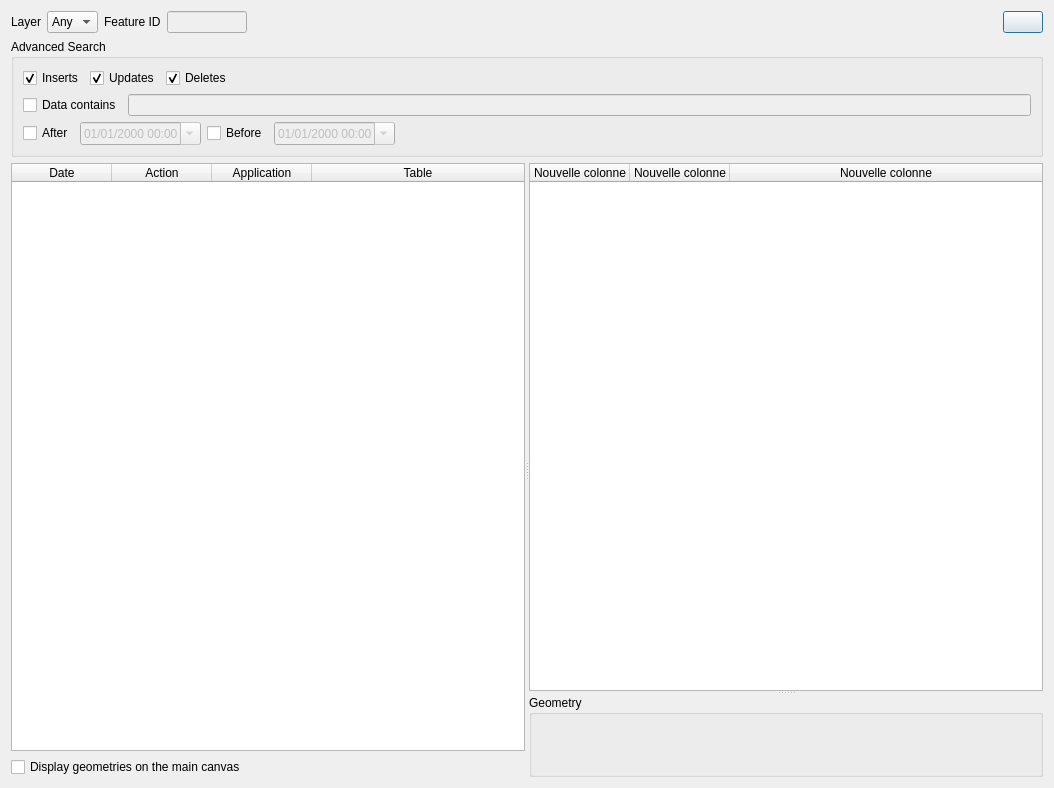
<?xml version="1.0" encoding="UTF-8"?>
<ui version="4.0">
 <class>Dialog</class>
 <widget class="QDialog" name="Dialog">
  <property name="geometry">
   <rect>
    <x>0</x>
    <y>0</y>
    <width>1054</width>
    <height>788</height>
   </rect>
  </property>
  <property name="windowTitle">
   <string>Logged events</string>
  </property>
  <layout class="QVBoxLayout" name="verticalLayout_3">
   <item>
    <layout class="QHBoxLayout" name="horizontalLayout">
     <item>
      <widget class="QLabel" name="label">
       <property name="text">
        <string>Layer</string>
       </property>
      </widget>
     </item>
     <item>
      <widget class="QComboBox" name="layerCombo">
       <item>
        <property name="text">
         <string>Any</string>
        </property>
       </item>
      </widget>
     </item>
     <item>
      <widget class="QLabel" name="label_2">
       <property name="text">
        <string>Feature ID</string>
       </property>
      </widget>
     </item>
     <item>
      <widget class="QLineEdit" name="idEdit">
       <property name="enabled">
        <bool>false</bool>
       </property>
       <property name="maximumSize">
        <size>
         <width>80</width>
         <height>16777215</height>
        </size>
       </property>
      </widget>
     </item>
     <item>
      <spacer name="horizontalSpacer">
       <property name="orientation">
        <enum>Qt::Horizontal</enum>
       </property>
       <property name="sizeHint" stdset="0">
        <size>
         <width>40</width>
         <height>20</height>
        </size>
       </property>
      </spacer>
     </item>
     <item>
      <widget class="QPushButton" name="searchButton">
       <property name="text">
        <string/>
       </property>
       <property name="icon">
        <iconset>
         <normaloff>icons/mActionFilter2.svg</normaloff>icons/mActionFilter2.svg</iconset>
       </property>
      </widget>
     </item>
    </layout>
   </item>
   <item>
    <widget class="QgsCollapsibleGroupBoxBasic" name="advancedGroup">
     <property name="sizePolicy">
      <sizepolicy hsizetype="Preferred" vsizetype="Fixed">
       <horstretch>0</horstretch>
       <verstretch>0</verstretch>
      </sizepolicy>
     </property>
     <property name="title">
      <string>Advanced Search</string>
     </property>
     <layout class="QVBoxLayout" name="verticalLayout_2">
      <item>
       <layout class="QHBoxLayout" name="horizontalLayout_2">
        <item>
         <widget class="QCheckBox" name="insertsChck">
          <property name="text">
           <string>Inserts</string>
          </property>
          <property name="checked">
           <bool>true</bool>
          </property>
         </widget>
        </item>
        <item>
         <widget class="QCheckBox" name="updatesChck">
          <property name="text">
           <string>Updates</string>
          </property>
          <property name="checked">
           <bool>true</bool>
          </property>
         </widget>
        </item>
        <item>
         <widget class="QCheckBox" name="deletesChck">
          <property name="text">
           <string>Deletes</string>
          </property>
          <property name="checked">
           <bool>true</bool>
          </property>
         </widget>
        </item>
        <item>
         <spacer name="horizontalSpacer_2">
          <property name="orientation">
           <enum>Qt::Horizontal</enum>
          </property>
          <property name="sizeHint" stdset="0">
           <size>
            <width>40</width>
            <height>20</height>
           </size>
          </property>
         </spacer>
        </item>
       </layout>
      </item>
      <item>
       <layout class="QHBoxLayout" name="horizontalLayout_3">
        <item>
         <widget class="QCheckBox" name="dataChck">
          <property name="text">
           <string>Data contains</string>
          </property>
         </widget>
        </item>
        <item>
         <widget class="QLineEdit" name="dataEdit">
          <property name="enabled">
           <bool>false</bool>
          </property>
         </widget>
        </item>
       </layout>
      </item>
      <item>
       <layout class="QHBoxLayout" name="horizontalLayout_4">
        <item>
         <widget class="QCheckBox" name="afterChck">
          <property name="text">
           <string>After</string>
          </property>
         </widget>
        </item>
        <item>
         <widget class="QDateTimeEdit" name="afterDt">
          <property name="enabled">
           <bool>false</bool>
          </property>
          <property name="displayFormat">
           <string>dd/MM/yyyy HH:mm</string>
          </property>
          <property name="calendarPopup">
           <bool>true</bool>
          </property>
         </widget>
        </item>
        <item>
         <widget class="QCheckBox" name="beforeChck">
          <property name="text">
           <string>Before</string>
          </property>
         </widget>
        </item>
        <item>
         <widget class="QDateTimeEdit" name="beforeDt">
          <property name="enabled">
           <bool>false</bool>
          </property>
          <property name="displayFormat">
           <string>dd/MM/yyyy HH:mm</string>
          </property>
          <property name="calendarPopup">
           <bool>true</bool>
          </property>
         </widget>
        </item>
        <item>
         <spacer name="horizontalSpacer_3">
          <property name="orientation">
           <enum>Qt::Horizontal</enum>
          </property>
          <property name="sizeHint" stdset="0">
           <size>
            <width>40</width>
            <height>20</height>
           </size>
          </property>
         </spacer>
        </item>
       </layout>
      </item>
     </layout>
    </widget>
   </item>
   <item>
    <widget class="QSplitter" name="hsplitter">
     <property name="orientation">
      <enum>Qt::Horizontal</enum>
     </property>
     <widget class="QWidget" name="layoutWidget">
      <layout class="QVBoxLayout" name="verticalLayout">
       <item>
        <widget class="QTableWidget" name="eventTable">
         <property name="editTriggers">
          <set>QAbstractItemView::NoEditTriggers</set>
         </property>
         <property name="selectionMode">
          <enum>QAbstractItemView::SingleSelection</enum>
         </property>
         <property name="selectionBehavior">
          <enum>QAbstractItemView::SelectRows</enum>
         </property>
         <property name="sortingEnabled">
          <bool>true</bool>
         </property>
         <attribute name="horizontalHeaderStretchLastSection">
          <bool>true</bool>
         </attribute>
         <attribute name="verticalHeaderVisible">
          <bool>false</bool>
         </attribute>
         <column>
          <property name="text">
           <string>Date</string>
          </property>
         </column>
         <column>
          <property name="text">
           <string>Action</string>
          </property>
         </column>
         <column>
          <property name="text">
           <string>Application</string>
          </property>
         </column>
         <column>
          <property name="text">
           <string>Table</string>
          </property>
         </column>
        </widget>
       </item>
       <item>
        <widget class="QCheckBox" name="onMainCanvas">
         <property name="text">
          <string>Display geometries on the main canvas</string>
         </property>
        </widget>
       </item>
      </layout>
     </widget>
     <widget class="QSplitter" name="vsplitter">
      <property name="orientation">
       <enum>Qt::Vertical</enum>
      </property>
      <widget class="QTableWidget" name="dataTable">
       <property name="editTriggers">
        <set>QAbstractItemView::NoEditTriggers</set>
       </property>
       <property name="sortingEnabled">
        <bool>true</bool>
       </property>
       <attribute name="horizontalHeaderStretchLastSection">
        <bool>true</bool>
       </attribute>
       <attribute name="verticalHeaderVisible">
        <bool>false</bool>
       </attribute>
       <column>
        <property name="text">
         <string>Nouvelle colonne</string>
        </property>
       </column>
       <column>
        <property name="text">
         <string>Nouvelle colonne</string>
        </property>
       </column>
       <column>
        <property name="text">
         <string>Nouvelle colonne</string>
        </property>
       </column>
      </widget>
      <widget class="QgsCollapsibleGroupBoxBasic" name="geometryGroup">
       <property name="title">
        <string>Geometry</string>
       </property>
       <property name="checkable">
        <bool>false</bool>
       </property>
      </widget>
     </widget>
    </widget>
   </item>
  </layout>
 </widget>
 <customwidgets>
  <customwidget>
   <class>QgsCollapsibleGroupBoxBasic</class>
   <extends>QGroupBox</extends>
   <header>qgis.gui.h</header>
   <container>1</container>
  </customwidget>
 </customwidgets>
 <resources/>
 <connections>
  <connection>
   <sender>dataChck</sender>
   <signal>toggled(bool)</signal>
   <receiver>dataEdit</receiver>
   <slot>setEnabled(bool)</slot>
   <hints>
    <hint type="sourcelabel">
     <x>89</x>
     <y>397</y>
    </hint>
    <hint type="destinationlabel">
     <x>596</x>
     <y>398</y>
    </hint>
   </hints>
  </connection>
  <connection>
   <sender>afterChck</sender>
   <signal>toggled(bool)</signal>
   <receiver>afterDt</receiver>
   <slot>setEnabled(bool)</slot>
   <hints>
    <hint type="sourcelabel">
     <x>60</x>
     <y>432</y>
    </hint>
    <hint type="destinationlabel">
     <x>170</x>
     <y>433</y>
    </hint>
   </hints>
  </connection>
  <connection>
   <sender>beforeChck</sender>
   <signal>toggled(bool)</signal>
   <receiver>beforeDt</receiver>
   <slot>setEnabled(bool)</slot>
   <hints>
    <hint type="sourcelabel">
     <x>285</x>
     <y>432</y>
    </hint>
    <hint type="destinationlabel">
     <x>401</x>
     <y>433</y>
    </hint>
   </hints>
  </connection>
 </connections>
</ui>
